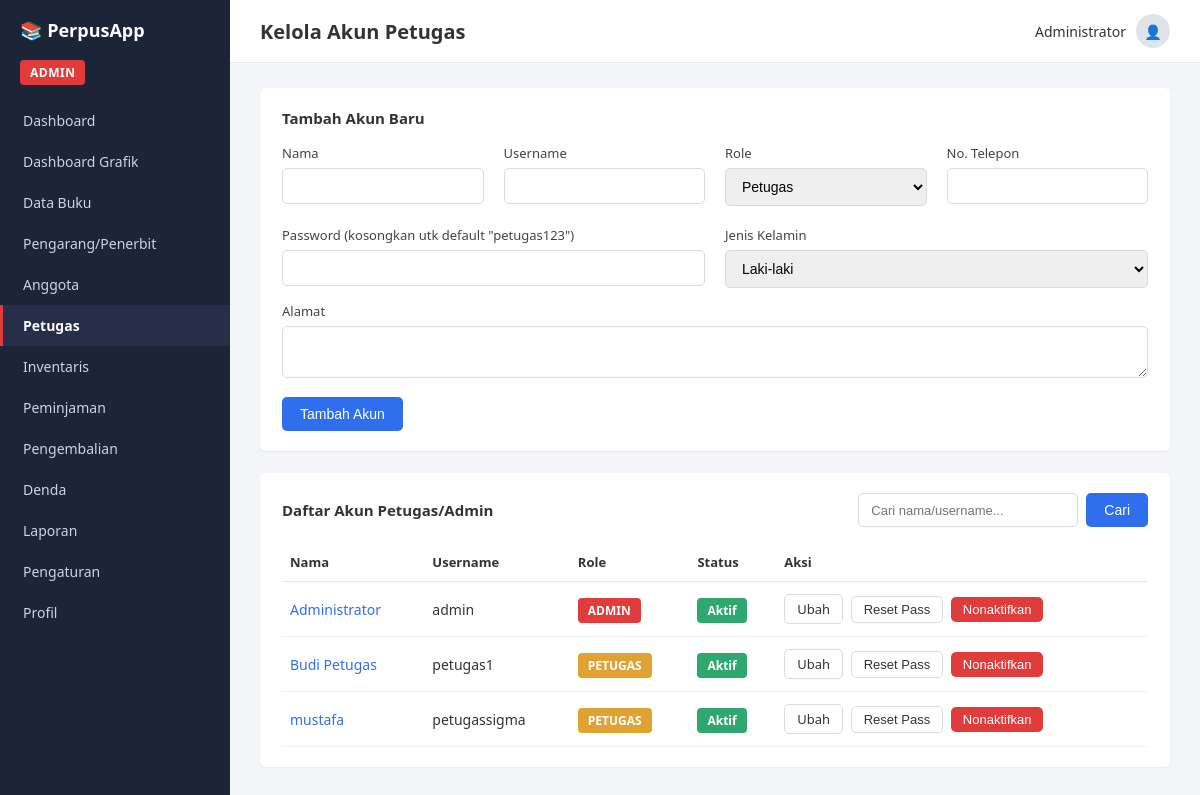
The app's page /petugas.php with its own data.
### tables this page shows
CREATE TABLE `petugas` (
  `kd_petugas` int(11) NOT NULL,
  `nm_petugas` varchar(150) NOT NULL,
  `jenis_kelamin` char(1) DEFAULT 'L',
  `alamat` text DEFAULT NULL,
  `telp` varchar(30) DEFAULT NULL,
  `foto` varchar(255) DEFAULT NULL,
  `user` varchar(50) NOT NULL,
  `password` varchar(255) NOT NULL,
  `role` enum('admin','petugas') DEFAULT 'petugas',
  `status_aktif` tinyint(1) DEFAULT 1
);

### petugas.php (the view, shortened to what this page needs)
<?php
require 'config.php';
$search = trim($_GET['q'] ?? '');
if ($search !== '') {
    $stmt = $pdo->prepare("SELECT * FROM petugas WHERE nm_petugas LIKE ? OR user LIKE ? ORDER BY nm_petugas ASC");
    $like = "%$search%";
    $stmt->execute([$like, $like]);
    $petugasList = $stmt->fetchAll();
} else {
    $petugasList = $pdo->query("SELECT * FROM petugas ORDER BY nm_petugas ASC")->fetchAll();
}
$editPetugas = null;
?>
<!DOCTYPE html>
<html lang="id">
<head>
<link rel="stylesheet" href="assets/style.css">
</head>
<body>
<div class="layout">
    <?php include 'includes/sidebar.php'; ?>
    <div class="main">
        <?php include 'includes/header.php'; ?>
        <div class="content">
            <div class="card">
                <h2><?= $editPetugas ? 'Ubah Akun' : 'Tambah Akun Baru' ?></h2>
                <form method="post">
                    <div class="form-row">
                        <div class="form-group">
                            <label>Nama</label>
                            <input type="text" name="nm_petugas" required value="<?= htmlspecialchars($editPetugas['nm_petugas'] ?? '') ?>">
                        </div>
                        <div class="form-group">
                            <label>Username</label>
                            <input type="text" name="user" required value="<?= htmlspecialchars($editPetugas['user'] ?? '') ?>">
                        </div>
                        <div class="form-group">
                            <label>Role</label>
                            <select name="role">
                                <option value="petugas" <?= (($editPetugas['role'] ?? 'petugas') === 'petugas') ? 'selected' : '' ?>>Petugas</option>
                            </select>
                        </div>
                        <div class="form-group">
                            <label>No. Telepon</label>
                            <input type="text" name="telp" value="<?= htmlspecialchars($editPetugas['telp'] ?? '') ?>">
                        </div>
                        <?php if (!$editPetugas): ?>
                        <div class="form-group">
                            <label>Password (kosongkan utk default "petugas123")</label>
                            <input type="password" name="password">
                        </div>
                        <?php endif; ?>
                        <div class="form-group">
                            <label>Jenis Kelamin</label>
                            <select name="jenis_kelamin">
                                <option value="L" <?= (($editPetugas['jenis_kelamin'] ?? 'L') === 'L') ? 'selected' : '' ?>>Laki-laki</option>
                            </select>
                        </div>
                    </div>
                    <div class="form-row">
                        <div class="form-group">
                            <label>Alamat</label>
                            <textarea name="alamat" rows="2"><?= htmlspecialchars($editPetugas['alamat'] ?? '') ?></textarea>
                        </div>
                    </div>
                    <button type="submit" name="<?= $editPetugas ? 'edit' : 'add' ?>" class="btn btn-primary">
                        <?= $editPetugas ? 'Simpan Perubahan' : 'Tambah Akun' ?>
                    </button>
                </form>
            </div>
            <div class="card">
                <div class="card-header-row">
                    <h2>Daftar Akun Petugas/Admin</h2>
                    <form class="search-bar" method="get">
                        <input type="text" name="q" placeholder="Cari nama/username..." value="<?= htmlspecialchars($search) ?>">
                        <button type="submit" class="btn btn-primary">Cari</button>
                    </form>
                </div>
                <table>
                    <thead>
                        <tr>
                            <th>Nama</th><th>Username</th><th>Role</th><th>Status</th><th>Aksi</th>
                        </tr>
                    </thead>
                    <tbody>
                    <?php foreach ($petugasList as $row): ?>
                        <tr>
                            <td class="link-name"><?= htmlspecialchars($row['nm_petugas']) ?></td>
                            <td><?= htmlspecialchars($row['user']) ?></td>
                            <td>
                                <span class="badge <?= $row['role'] === 'admin' ? 'badge-admin' : 'badge-petugas' ?>">
                                    <?= strtoupper($row['role']) ?>
                                </span>
                            </td>
                            <td>
                                <?php if ($row['status_aktif']): ?>
                                    <span class="badge badge-aktif">Aktif</span>
                                <?php else: ?>
                                    <span class="badge badge-nonaktif">Nonaktif</span>
                                <?php endif; ?>
                            </td>
                            <td>
                                <a class="btn btn-outline btn-sm" href="?edit_id=<?= $row['kd_petugas'] ?>">Ubah</a>
                                <form method="post" style="display:inline" onsubmit="return confirm('Reset password ke default?');">
                                    <button type="submit" name="reset_pass" class="btn btn-outline btn-sm">Reset Pass</button>
                                </form>
                                <form method="post" style="display:inline">
                                    <button type="submit" name="toggle_status" class="btn <?= $row['status_aktif'] ? 'btn-danger' : 'btn-success' ?> btn-sm">
                                        <?= $row['status_aktif'] ? 'Nonaktifkan' : 'Aktifkan' ?>
                                    </button>
                                </form>
                            </td>
                        </tr>
                    <?php endforeach; ?>
                    </tbody>
                </table>
            </div>
        </div>
    </div>
</div>
</body>
</html>

### assets/style.css (style rules this page uses)
* { box-sizing: border-box; }
body { margin: 0; font-family: 'Segoe UI', Arial, sans-serif; background: #f3f5f9; color: #333; }
.layout { display: flex; min-height: 100vh; }
.main { flex: 1; display: flex; flex-direction: column; min-width: 0; }
.content { padding: 25px 30px; }
.card { background: #fff; border-radius: 6px; padding: 20px 22px; margin-bottom: 22px; box-shadow: 0 1px 2px rgba(0,0,0,0.05); }
.card h2 { font-size: 15px; margin: 0 0 16px 0; }
.form-row { display: flex; gap: 20px; flex-wrap: wrap; margin-bottom: 14px; }
.form-group { flex: 1; min-width: 200px; }
.form-group label { display: block; font-size: 13px; margin-bottom: 6px; color: #444; }
.form-group input, .form-group select, .form-group textarea { width: 100%; padding: 9px 12px; border: 1px solid #d7dbe3; border-radius: 5px; font-size: 14px; }
.btn { display: inline-block; border: none; padding: 9px 18px; border-radius: 5px; font-size: 14px; cursor: pointer; text-decoration: none; }
.btn-primary { background: #2f6fed; color: #fff; }
.btn-outline { background: #fff; border: 1px solid #d7dbe3; color: #333; }
.btn-danger { background: #e13c3c; color: #fff; }
.btn-sm { padding: 5px 12px; font-size: 13px; margin-right: 4px; }
table { width: 100%; border-collapse: collapse; }
thead th { text-align: left; font-size: 13px; color: #333; padding: 10px 8px; border-bottom: 1px solid #e5e8ee; }
tbody td { padding: 12px 8px; font-size: 14px; border-bottom: 1px solid #f0f2f6; color: #333; }
.link-name { color: #2f6fed; }
.badge { padding: 4px 10px; border-radius: 4px; font-size: 12px; font-weight: 600; color: #fff; }
.badge-aktif { background: #2ea86e; }
.badge-admin { background: #e13c3c; }
.badge-petugas { background: #e0a233; }
.search-bar { display: flex; gap: 8px; }
.search-bar input { padding: 8px 12px; border: 1px solid #d7dbe3; border-radius: 5px; font-size: 13px; width: 220px; }
.card-header-row { display: flex; align-items: center; justify-content: space-between; margin-bottom: 16px; }
.card-header-row h2 { margin: 0; }

### records on screen
petugas: nm_petugas "Administrator", user "admin", role "ADMIN", status_aktif "Aktif"
petugas: nm_petugas "Budi Petugas", user "petugas1", role "PETUGAS", status_aktif "Aktif"
petugas: nm_petugas "mustafa", user "petugassigma", role "PETUGAS", status_aktif "Aktif"

### other values on screen
$item['label'] "Dashboard"
$item['label'] "Dashboard Grafik"
$item['label'] "Data Buku"
$item['label'] "Pengarang/Penerbit"
$item['label'] "Anggota"
$item['label'] "Petugas"
$item['label'] "Inventaris"
$item['label'] "Peminjaman"
$item['label'] "Pengembalian"
$item['label'] "Denda"
$item['label'] "Laporan"
$item['label'] "Pengaturan"
$item['label'] "Profil"
$pageTitle "Kelola Akun Petugas"
